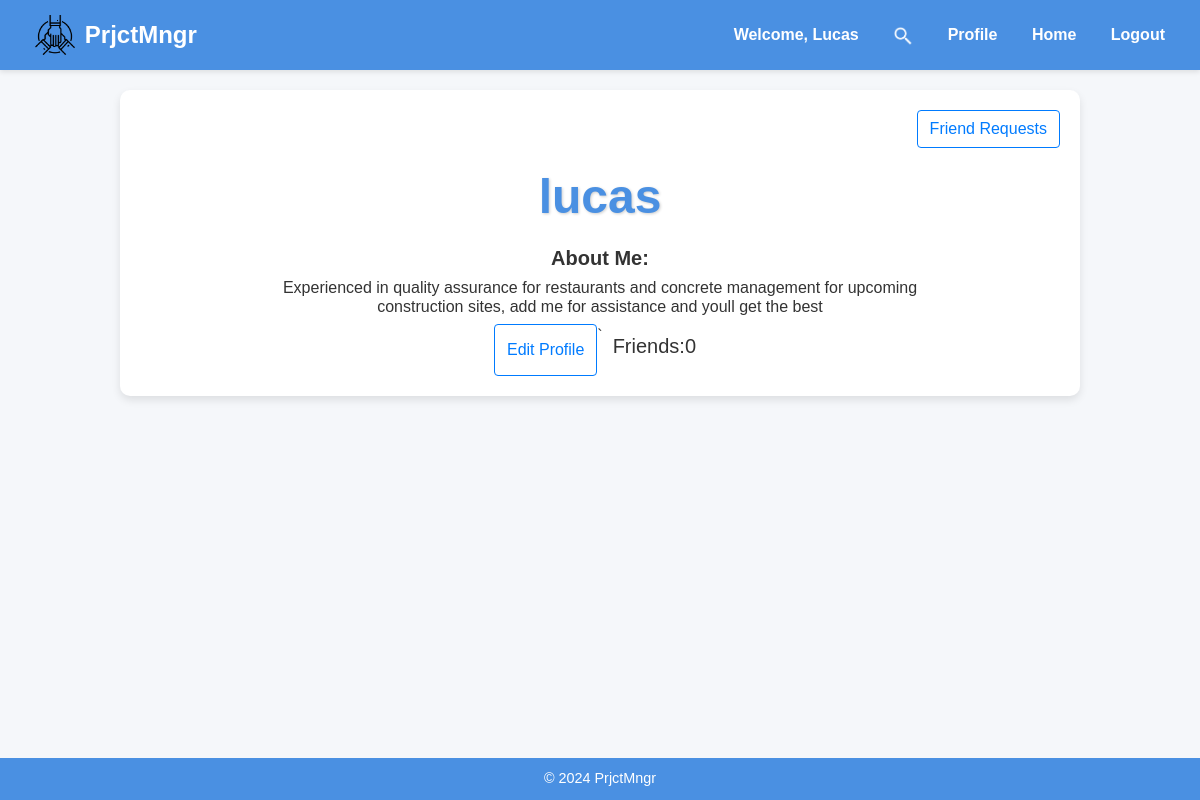
The page /profile/lucas (signed in) on the database as committed earlier.
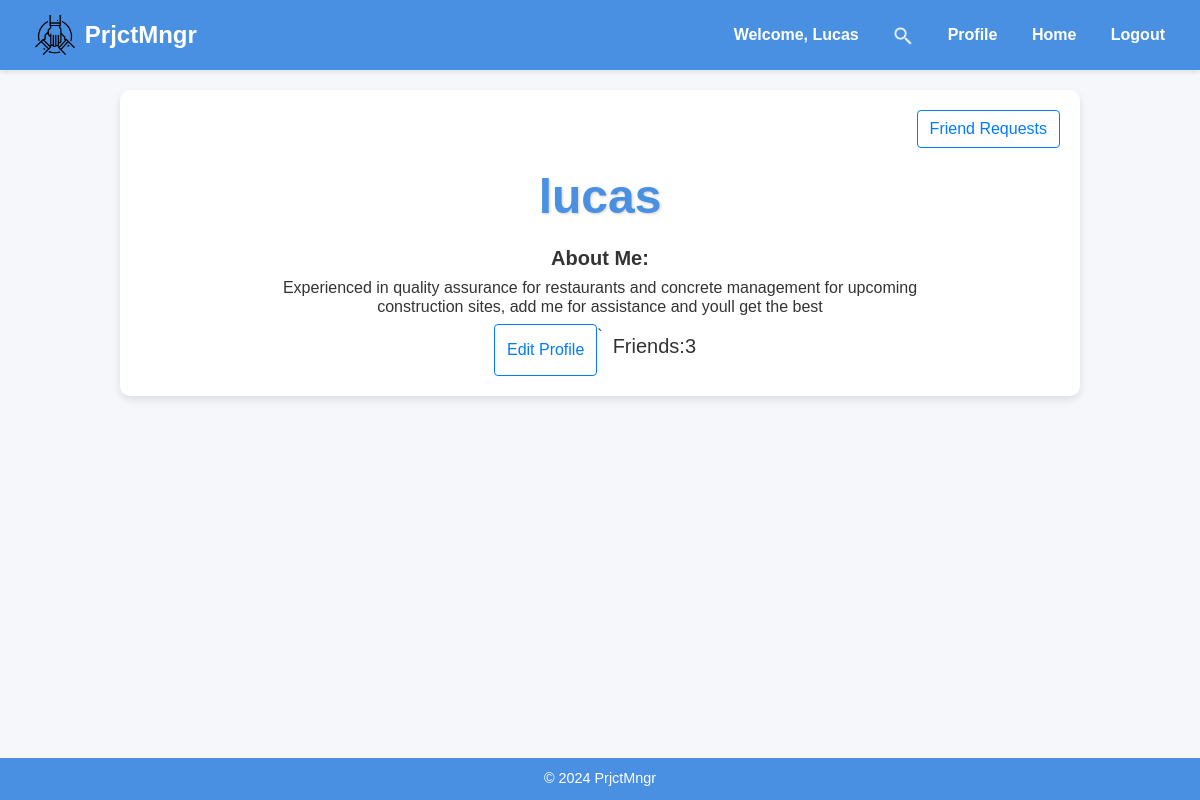
The same page on the database as committed later.
### team/models.py (models this page shows)
class User(AbstractUser):
    friends = models.ManyToManyField('self', related_name='friends', blank=True)
    bio = models.TextField()

### team/views.py (the view, shortened to what this page needs)
# urls.py: path('profile/<str:username>', views.profile, name='profile'),
@csrf_exempt
def profile(request,username):
    if request.method == 'POST':
        pass
    else:
        user = User.objects.get(username=username)
        if(request.user==user):
            friend_requests = FriendRequest.objects.filter(receiver=user)
            return render(request,"profile.html",{"profile_user":user,"friend_requests":friend_requests})

### team/templates/profile.html (shortened to what this page needs)
{% extends "layout.html" %}
{% load static %}
{% block body %}
    <div style="text-align:right">
        {% if user.username == profile_user.username %}
            <button id='requests_button' type='button' class="btn btn-outline-primary" data-toggle="modal" data-target="#requests_modal" style="justify-content: right">Friend Requests</button>
        {% endif %}
    </div>
    <div id="profile_info_div" style='justify-items: center; text-align: center;'>
        <h1 id="profile_username">{{ profile_user.username }}</h1>
        <h5 style="font-weight: bold">About Me:</h5>
        <h6 id ="profile_bio" style = "width:70%;"> {{ profile_user.bio }}</h6>
        <div style="justify-content:center" class="row">
             {% if user == profile_user %}
                <button id="edit_profile" class="btn btn-outline-primary" >Edit Profile</button>
            {% elif user in profile_user.friends.all %}
                <form action="{% url 'remove_friend' profile_user.username %}" method="POST">
                    {% csrf_token %}
                    <button class="btn btn-danger">Remove Friend</button>
                </form>
            {% elif friend_request_sent %}
                <form action="{% url 'remove_friend_request' profile_user.username %}" method="POST">
                    {% csrf_token %}
                    <button class="btn btn-warning">Cancel Friend Request</button>
                </form>
            {% elif friend_request_received %}
                <form action="{% url 'accept_friend_request' profile_user.username %}" method="POST">
                    {% csrf_token %}
                    <button class="btn btn-success">Accept Friend Request</button>
                </form>
            {% else %}
                <form action="{% url 'friend_request' profile_user.username %}" method="POST">
                    {% csrf_token %}
                    <button class="btn btn-primary">Send Friend Request</button>
                </form>
            {% endif %}`
            <div style="margin:10px" class="row">
                <h5>Friends: </h5><h5 id="friend_count" value="{{ profile_user.friends.count }}">{{ profile_user.friends.count }}</h5>
            </div>
        </div>
    </div>
{% endblock %}

### team/templates/layout.html (shortened to what this page needs)
{% load static %}
<!DOCTYPE html>
<html lang="en">
<head>
    <link rel="stylesheet" href="https://cdn.jsdelivr.net/npm/bootstrap@4.4.1/dist/css/bootstrap.min.css">
</head>
<body>
    <nav class="navbar navbar-expand-lg">
        <a class="navbar-brand" href="{% url 'index' %}">
            <img src="{% static 'logo.png' %}" alt="PrjtMngr Logo">
            PrjctMngr
        </a>
        <div class="ml-auto">
            {% if user.is_authenticated %}
                <a>Welcome, {{ user.username|capfirst }}</a>
                <a href="{% url 'search' %}"><img style ="height:20px" src="{% static 'searchLogo.png' %}"></a>
                <a href="{% url 'profile' user.username %}" >Profile</a>
                <a href="{% url 'index' %}">Home</a>
                <a href="{% url 'logout' %}">Logout</a>
            {% else %}
                <a class="links" href="{% url 'login' %}">Login</a>
                <a class="links" href="{% url 'register' %}">Register</a>
            {% endif %}
        </div>
    </nav>
    <div class="content-container">
        {% block body %}
        {% endblock %}
    </div>
    <footer>
        © 2024 PrjctMngr
    </footer>
</body>
</html>

Rows that differ between the two databases and show on the page:
changed User "lucas": friends.count "0" → "3"
